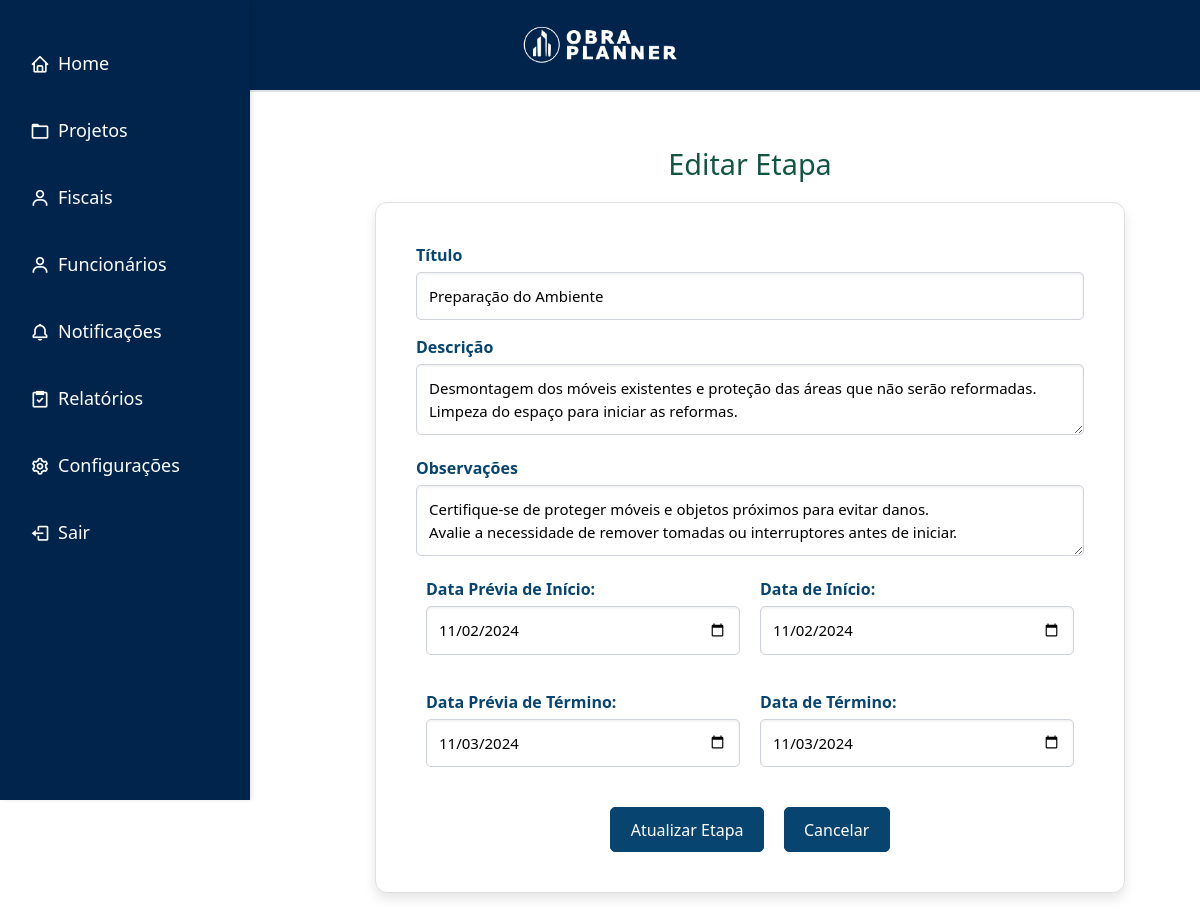
/empresa/projetos/editeta.php?id=45, run on the app's committed database.
### tables this page shows
CREATE TABLE IF NOT EXISTS `etapas` (
  `etapa_id` int(11) NOT NULL AUTO_INCREMENT,
  `titulo` varchar(255) NOT NULL,
  `descricao` text NOT NULL,
  `observacoes` text DEFAULT NULL,
  `imagem` varchar(255) DEFAULT NULL,
  `projeto_id` int(11) NOT NULL,
  `data_inicio` date NOT NULL,
  `data_termino` date NOT NULL,
  `data_previa_inicio` date DEFAULT NULL,
  `data_previa_termino` date DEFAULT NULL,
  `concluida` tinyint(1) DEFAULT 0,
  `mensagem` varchar(225) DEFAULT NULL,
  PRIMARY KEY (`etapa_id`),
  KEY `projeto_id` (`projeto_id`),
  CONSTRAINT `etapas_ibfk_1` FOREIGN KEY (`projeto_id`) REFERENCES `projetos` (`projeto_id`)
);

### empresa/projetos/editeta.php (the view, shortened to what this page needs)
<?php
include '../../includes/db_connect.php';
if (isset($_GET['id'])) {
    $etapa_id = intval($_GET['id']);
    $sql = "SELECT * FROM etapas WHERE etapa_id = ?";
    $stmt = $conn->prepare($sql);
    $stmt->bind_param("i", $etapa_id);
    $stmt->execute();
    $result = $stmt->get_result();
    if ($result->num_rows > 0) {
        $etapa = $result->fetch_assoc();
    } else {
        echo "Etapa não encontrada.";
        exit();
    }
} else {
    echo "ID da etapa não especificado.";
    exit();
}
?>
<!DOCTYPE html>
<html lang="pt-br">
<head>
    <link rel="stylesheet" href="../style.css">
    <link href='https://unpkg.com/boxicons@2.0.7/css/boxicons.min.css' rel='stylesheet'>
    <link href="https://cdn.jsdelivr.net/npm/bootstrap@5.0.2/dist/css/bootstrap.min.css" rel="stylesheet">
</head>
<body>
    <header>
        <div class="logo">
            <img src="../../imgs/obraplanner7.png" alt="Logo do ObraPlanner" style="max-height: 50px;">
        </div>
    </header>
    <nav class="sidebar">
        <ul>
            <li><a href="../dash.php"><i class="bx bx-home"></i> Home</a></li>
            <li><a href="proj.php"><i class="bx bx-folder"></i> Projetos</a></li>
            <li><a href="../fiscal/fis.php"><i class="bx bx-user"></i> Fiscais</a></li>
            <li><a href="../funcionarios/func.php"><i class="bx bx-user"></i> Funcionários</a></li>
            <li><a href="../notificacaos/not.php"><i class="bx bx-bell"></i> Notificações</a></li>
            <li><a href="../relemp/relemp.php"><i class="bx bx-task"></i> Relatórios</a></li>
            <li><a href="../config/config.php"><i class="bx bx-cog"></i> Configurações</a></li>
            <li><a href="../../index.php" class="btn-logout"><i class="bx bx-log-out"></i> Sair</a></li>
        </ul>
    </nav>
    <main role="main" class="col-md-9 ml-sm-auto col-lg-10 px-4" style="margin-left: 250px; padding-top: 50px;">
        <h2>Editar Etapa</h2>
        <div class="form-container">
            <form action="editeta2.php" method="POST" enctype="multipart/form-data">
                <label for="titulo">Título</label>
                <input type="text" id="titulo" name="titulo" value="<?php echo htmlspecialchars($etapa['titulo']); ?>" required>
                <label for="descricao">Descrição</label>
                <textarea id="descricao" name="descricao" required><?php echo htmlspecialchars($etapa['descricao']); ?></textarea>
                <label for="observacoes">Observações</label>
                <textarea id="observacoes" name="observacoes"><?php echo htmlspecialchars($etapa['observacoes']); ?></textarea>
                <div class="form-group">
    <div class="date-container">
        <label for="pre-start-date">Data Prévia de Início:</label>
        <input type="date" id="data_previa_inicio" name="data_previa_inicio" value="<?php echo $etapa['data_previa_inicio']; ?>">
        </div>
    <div class="date-container">
        <label for="start-date">Data de Início:</label>
        <input type="date" id="data_inicio" name="data_inicio" value="<?php echo $etapa['data_inicio']; ?>" required>
        </div>
</div>
<div class="form-group">
    <div class="date-container">
        <label for="pre-end-date">Data Prévia de Término:</label>
        <input type="date" id="data_previa_termino" name="data_previa_termino" value="<?php echo $etapa['data_previa_termino']; ?>">
        </div>
    <div class="date-container">
        <label for="end-date">Data de Término:</label>
        <input type="date" id="data_termino" name="data_termino" value="<?php echo $etapa['data_termino']; ?>" required>
        </div>
</div>
                <div class="button-container">
                    <button type="submit" class="btnproj">Atualizar Etapa</button>
                    <a href="verproj.php?id=<?php echo $etapa['projeto_id']; ?>" class="btnproj">Cancelar</a>
                </div>
            </form>
        </div>
    </main>
</body>
</html>

### empresa/style.css (style rules this page uses)
:root { --co1: #00244b; --co2: #003d80; --co3: #074470; --co4: #01306e; --co5: #0056b3; --co8: #539ff0; --co10: #07488d; --co11: #003d7a; --co12: #132154; --co13: #324363; --co17: #fff; --co18: #000; --co19: #333; --co20: #0c382e; --co21: #145413; --co22: #541313; --co23: #dee2e6; --co24: #135545; --co25: #ffe600; }
html, body { width: 100vw; overflow-x: hidden; margin: 0; font-family: 'Lexend', sans-serif; }
header { display: flex; justify-content: center; background-color: var(--co1); padding: 20px 30px; border-bottom: 2px solid var(--co23); }
.logo img { max-height: 50px; }
.sidebar { width: 250px; background-color: var(--co1); color: #fff; padding: 20px; box-shadow: 2px 0 4px rgba(0, 0, 0, 0.1); display: flex; flex-direction: column; height: 100vh; position: fixed; top: 0; left: 0; z-index: 1000; }
.sidebar ul { list-style-type: none; padding: 0; margin: 0; flex: 1; }
.sidebar ul li { margin: 20px 0; }
.sidebar ul li a { color: #fff; text-decoration: none; font-size: 18px; display: flex; align-items: center; padding: 10px; border-radius: 5px; transition: background-color 0.3s; }
.sidebar ul li a i { margin-right: 8px; font-size: 20px; }

### empresa/projetos/editeta.php (style rules this page uses)
h2 { color: #135545; text-align: center; margin-top: 5px; font-size: 1.8rem; }
.form-container { background-color: #ffffff; border: 1px solid #e0e0e0; padding: 40px; border-radius: 12px; margin: 20px auto; width: 90%; max-width: 750px; box-shadow: 0 6px 12px rgba(0, 0, 0, 0.1); }
form label { font-weight: 600; color: #074470; display: block; margin-bottom: 5px; }
form input[type="text"], form textarea, form input[type="date"], form select { padding: 12px; border: 1px solid #ced4da; border-radius: 5px; font-size: 15px; width: 100%; margin-bottom: 15px; box-shadow: inset 0 1px 3px rgba(0, 0, 0, 0.08); }
.button-container { display: flex; justify-content: center; margin-top: 25px; gap: 20px; }
.btnproj { background-color: #074470; color: #ffffff; border: solid 1px #074470; padding: 0.6rem 1.2rem; font-size: 1rem; border-radius: 5px; transition: background-color 0.2s, color 0.2s; text-decoration: none; text-align: center; }
.form-group { display: flex; justify-content: space-between; margin-bottom: 20px; }
.date-container { flex: 1; margin: 0 10px; }
label { display: block; margin-bottom: 5px; }
input[type="date"] { width: 100%; padding: 10px; border: 1px solid #ccc; border-radius: 5px; }

### data on the page
etapas: titulo "Preparação do Ambiente", descricao "Desmontagem dos móveis existentes e proteção das áreas que não serão reformadas. Limpeza do espaço para iniciar as reformas.", observacoes "Certifique-se de proteger móveis e objetos próximos para evitar danos. Avalie a necessidade de remover tomadas ou interruptores antes de iniciar.", data_previa_inicio "11/02/2024", data_inicio "11/02/2024", data_previa_termino "11/03/2024", data_termino "11/03/2024"
